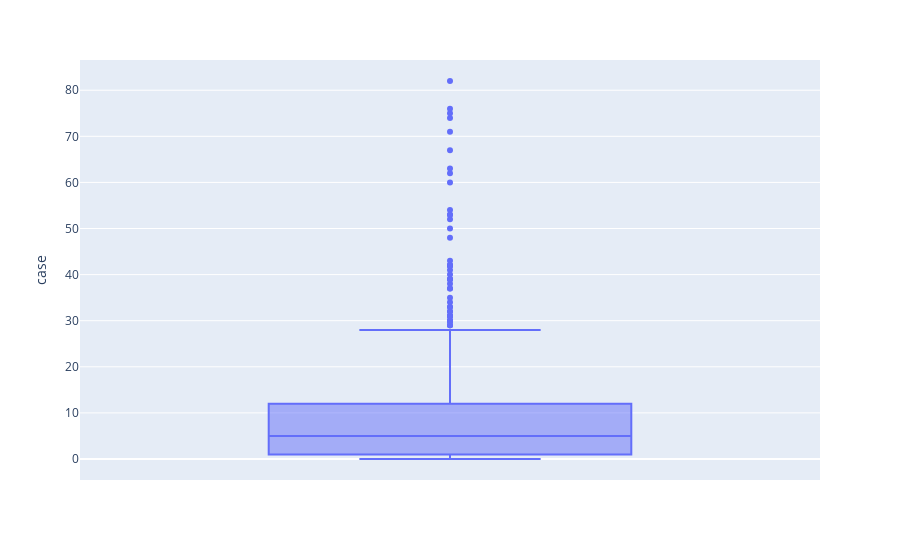

The notebook cell saved with this chart:
### Code cell
#create a box plot

fig = px.box(train_df, y='case')

fig.show()

### Figure 1 — Plotly figure (JSON) as saved in the notebook; plotly's stock layout.template omitted (floating-point values rounded to 4 significant figures; data arrays with more than 128 entries replaced by an {"elided": "..."} marker saying what was removed)
{"data": [{"alignmentgroup": "True", "hovertemplate": "case=%{y}<extra></extra>", "legendgroup": "", "marker": {"color": "#636efa"}, "name": "", "notched": false, "offsetgroup": "", "orientation": "v", "showlegend": false, "type": "box", "x0": " ", "xaxis": "x", "y": {"elided": "792 int values"}, "y0": " ", "yaxis": "y"}], "layout": {"boxmode": "group", "legend": {"tracegroupgap": 0}, "margin": {"t": 60}, "xaxis": {"anchor": "y", "domain": [0, 1]}, "yaxis": {"anchor": "x", "domain": [0, 1], "title": {"text": "case"}}}}
